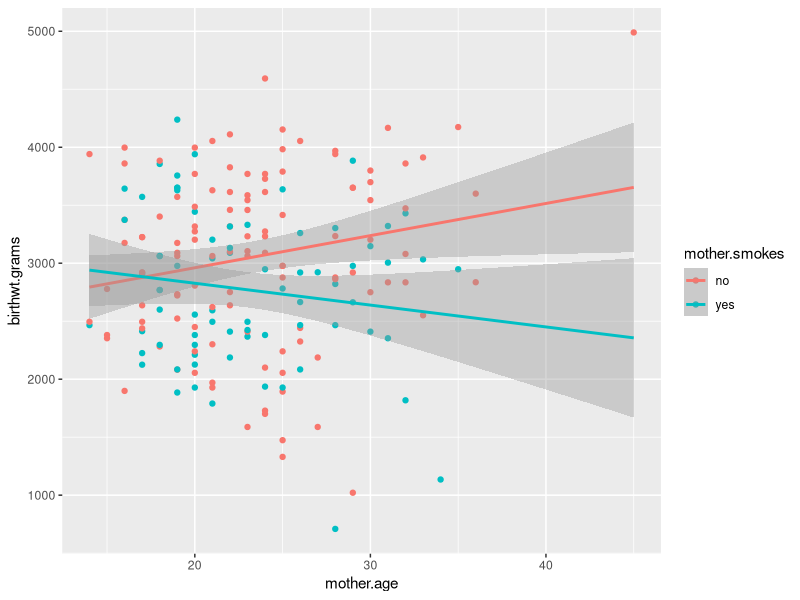

Generate this figure with R:
## ---- chunk 1
knitr::opts_chunk$set(echo = TRUE)
library(MASS)
library(plyr)
library(ggplot2)

## ---- chunk 2
x <- c(151,174,138,186,128,136,179,163,152,131)
y <- c(63,81,56,91,47,57,76,72,62,48)

## ---- chunk 3
relation <- lm(y~x)
print(summary(relation))
## ---- chunk 4
print(mtcars)
## ---- chunk 5

input_r <- mtcars[,c("mpg","disp","hp","wt")]
print(head(input_r))
## ---- chunk 6
model <- lm(mpg ~ disp + hp + wt, data = input_r)
print(model)
## ---- chunk 7
a <- coef(model)[1]
xdisp <- coef(model)[2]
xhp <- coef(model)[3]
xwt <- coef(model)[4]

print(a)
print(xdisp)
print(xhp)
print(xwt)


## ---- chunk 8
colnames(birthwt) <- c("birthwt.below.2500", "mother.age", "mother.weight", "race", "mother.smokes", "previous.prem.labor", "hypertension", "uterine.irr", "physician.visits", "birthwt.grams")


birthwt <- transform(birthwt, 
  race = as.factor(mapvalues(race, c(1,2,3), c("white", "black", "other"))), 
  mother.smokes = as.factor(mapvalues(mother.smokes, c(0,1), c("no", "yes"))), 
  hypertension = as.factor(mapvalues(hypertension, c(0, 1), c("no", "yes"))), 
  uterine.irr = as.factor(mapvalues(uterine.irr, c(0, 1), c("no", "yes"))), 
  birthwt.below.2500 = as.factor(mapvalues(birthwt.below.2500, c(0, 1), c("no", "yes"))))


birthwt.lm <- lm(birthwt.grams ~ mother.age + mother.smokes, data = birthwt)
print(birthwt.lm)
## ---- chunk 9

qplot(data=birthwt, x=mother.age, y=birthwt.grams, colour=mother.smokes)  + stat_smooth(method="lm", fullrange=TRUE)

